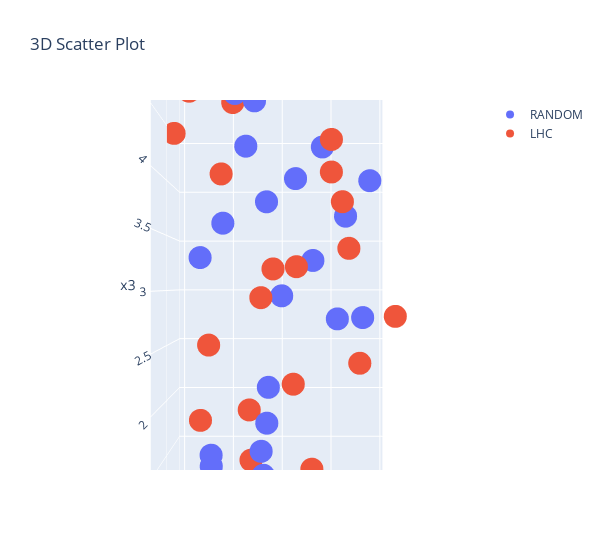
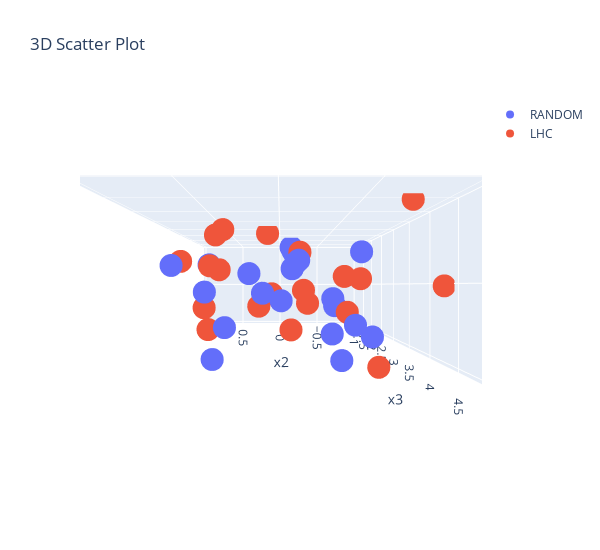
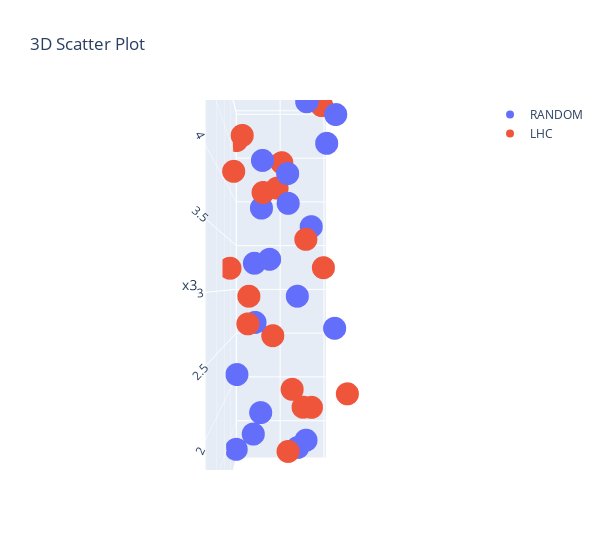

The code cell stored with these charts, in order, in its notebook:
### Markdown cell above
We can also visualise the two-dimensional projections of the sampled points. This can help us understand how the different sampling strategies are covering the design space across various dimensions.

### Code cell
# Set layout options
fig.update_layout(scene=dict(aspectmode='auto'))

# Create 2D projections on each plane
fig.update_layout(scene_camera=dict(eye=dict(x=2, y=0, z=0)), width = 600, height = 550)
fig.show()

fig.update_layout(scene_camera=dict(eye=dict(x=0, y=0, z=2)), width = 600, height = 550)
fig.show()

fig.update_layout(scene_camera=dict(eye=dict(x=0, y=2, z=0)), width = 600, height = 550)
fig.show()
